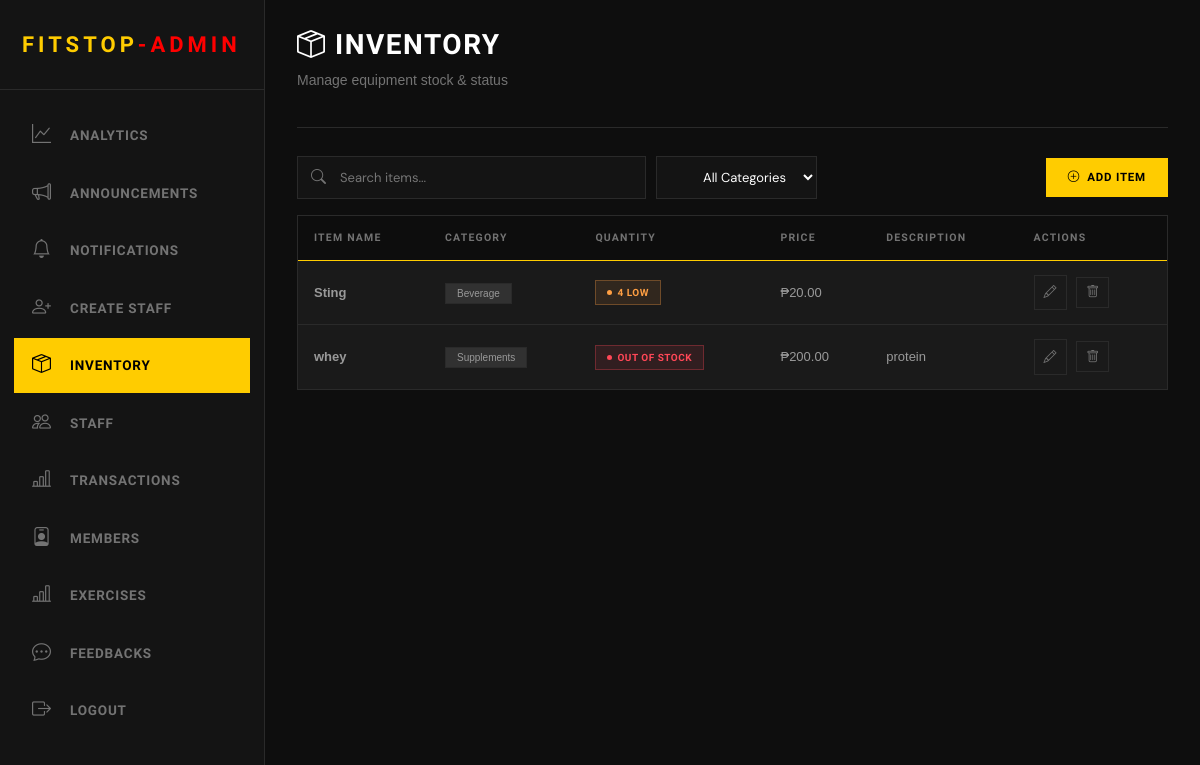
Page /admin/view_inventory.php (signed in) on the earlier database version.
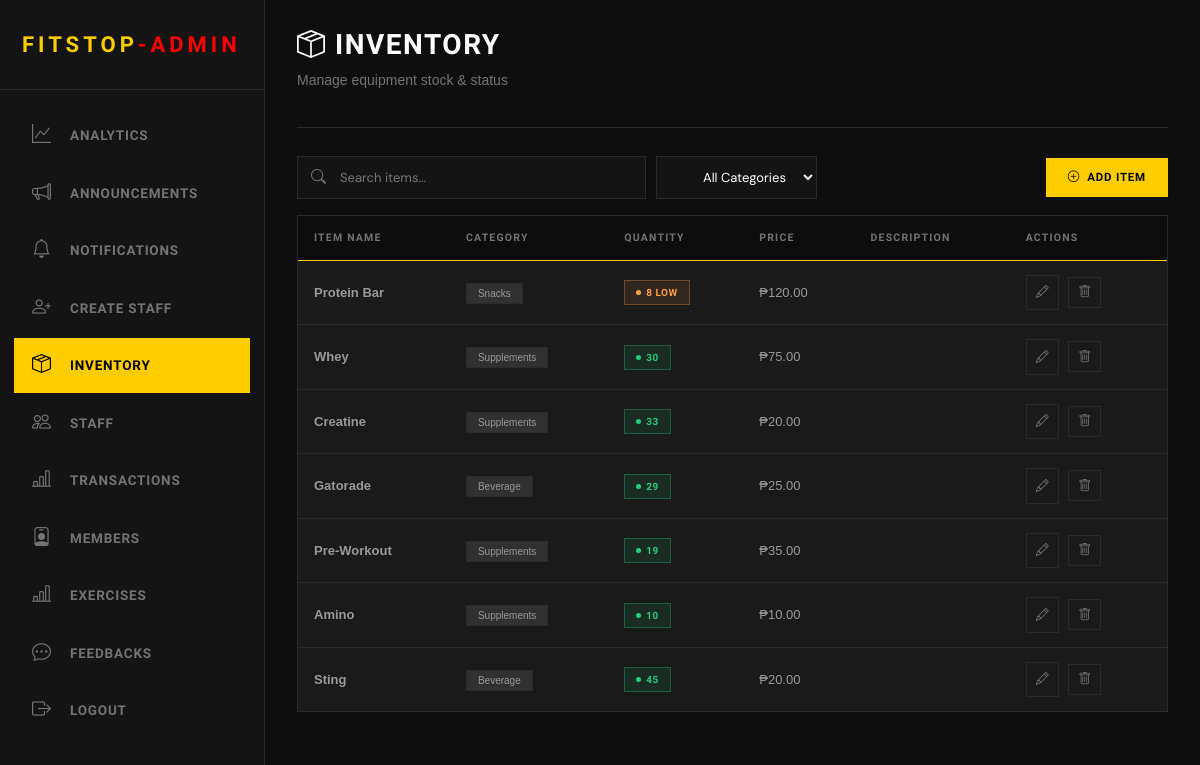
Same page on the later database version.
### tables this page shows
CREATE TABLE inventory (   id INTEGER PRIMARY KEY AUTOINCREMENT,   item_name VARCHAR(100) NOT NULL,   category VARCHAR(50) NOT NULL,   quantity INTEGER NOT NULL DEFAULT 0,   price DECIMAL(10, 2) NOT NULL DEFAULT 0.00,   description TEXT,   created_at TIMESTAMP DEFAULT CURRENT_TIMESTAMP,   updated_at TIMESTAMP DEFAULT CURRENT_TIMESTAMP );

### admin/view_inventory.php (the view, shortened to what the changed rows need)
<?php
include("../Login/connection.php");
$records_per_page = 10;
$page = isset($_GET['page']) ? (int) $_GET['page'] : 1;
$offset = ($page - 1) * $records_per_page;
$where_conditions = [];
$where_clause = count($where_conditions) > 0 ? "WHERE " . implode(" AND ", $where_conditions) : "";
$stmt = $pdo->prepare("SELECT * FROM inventory $where_clause ORDER BY created_at DESC LIMIT :limit OFFSET :offset");
$stmt->bindValue(':limit', $records_per_page, PDO::PARAM_INT);
$stmt->bindValue(':offset', $offset, PDO::PARAM_INT);
$stmt->execute();
$items = $stmt->fetchAll();
?>
<!DOCTYPE html>
<html>
<head>
    <link href="https://cdn.jsdelivr.net/npm/bootstrap@5.3.8/dist/css/bootstrap.min.css" rel="stylesheet"
>
    <link rel="stylesheet" href="styles.css">
    <link href="../styles.css" rel="stylesheet">
    <link rel="stylesheet" href="https://cdnjs.cloudflare.com/ajax/libs/font-awesome/6.4.0/css/all.min.css">
    <link rel="stylesheet" href="https://cdn.jsdelivr.net/npm/bootstrap-icons@1.11.0/font/bootstrap-icons.css">
</head>
<body>
    <?php include('includes/header_admin.php') ?>
    <div class="main-content">
        <div class="topbar">
            <div class="topbar-left">
                <h1><i class="bi bi-box-seam"></i> Inventory</h1>
            </div>
        </div>
        <section>
            <div class="inventory-table">
                <table>
                    <thead>
                        <tr>
                            <th>Item Name</th>
                            <th>Category</th>
                            <th>Quantity</th>
                            <th>Price</th>
                            <th>Description</th>
                            <th>Actions</th>
                        </tr>
                    </thead>
                    <tbody>
                        <?php if (count($items) > 0): ?>
                            <?php foreach ($items as $item): ?>
                                <tr>
                                    <td><strong><?php echo htmlspecialchars($item['item_name']); ?></strong></td>
                                    <td><span
                                            style="padding: 4px 11px; font-size: 10px; background: rgba(255,255,255,0.1); border: 1px solid var(--border);"><?php echo htmlspecialchars($item['category']); ?></span>
                                    </td>
                                    <td>
                                        <?php if ($item['quantity'] == 0): ?>
                                            <span class="status-badge inactive">Out of Stock</span>
                                        <?php elseif ($item['quantity'] < 10): ?>
                                            <span class="status-badge low-stock"><?php echo $item['quantity']; ?> Low</span>
                                        <?php else: ?>
                                            <span class="status-badge active"><?php echo $item['quantity']; ?></span>
                                        <?php endif; ?>
                                    </td>
                                    <td>₱<?php echo number_format($item['price'], 2); ?></td>
                                    <td><?php echo htmlspecialchars(substr($item['description'], 0, 50)) . (strlen($item['description']) > 50 ? '...' : ''); ?>
                                    </td>
                                    <td>
                                        <button class="btn-icon"
                                            onclick="editItem(<?php echo htmlspecialchars(json_encode($item)); ?>)">
                                            <i class="bi bi-pencil"></i>
                                        </button>
                                        <a href="?delete=<?php echo $item['id']; ?>" class="btn-icon"
                                            onclick="return confirm('Are you sure?')">
                                            <i class="bi bi-trash"></i>
                                        </a>
                                    </td>
                                </tr>
                            <?php endforeach; ?>
                        <?php endif; ?>
                    </tbody>
                </table>
            </div>
        </section>
</body>
</html>

Differences in the rows shown:
removed inventory: item_name "whey", category "Supplements", quantity "OUT OF STOCK", price "200.00", description "protein"
added inventory: item_name "Protein Bar", category "Snacks", quantity "8", price "120.00"
added inventory: item_name "Whey", category "Supplements", quantity "30", price "75.00"
added inventory: item_name "Creatine", category "Supplements", quantity "33", price "20.00"
added inventory: item_name "Gatorade", category "Beverage", quantity "29", price "25.00"
added inventory: item_name "Pre-Workout", category "Supplements", quantity "19", price "35.00"
added inventory: item_name "Amino", category "Supplements", quantity "10", price "10.00"
changed inventory "Sting": quantity "4" → "45"
